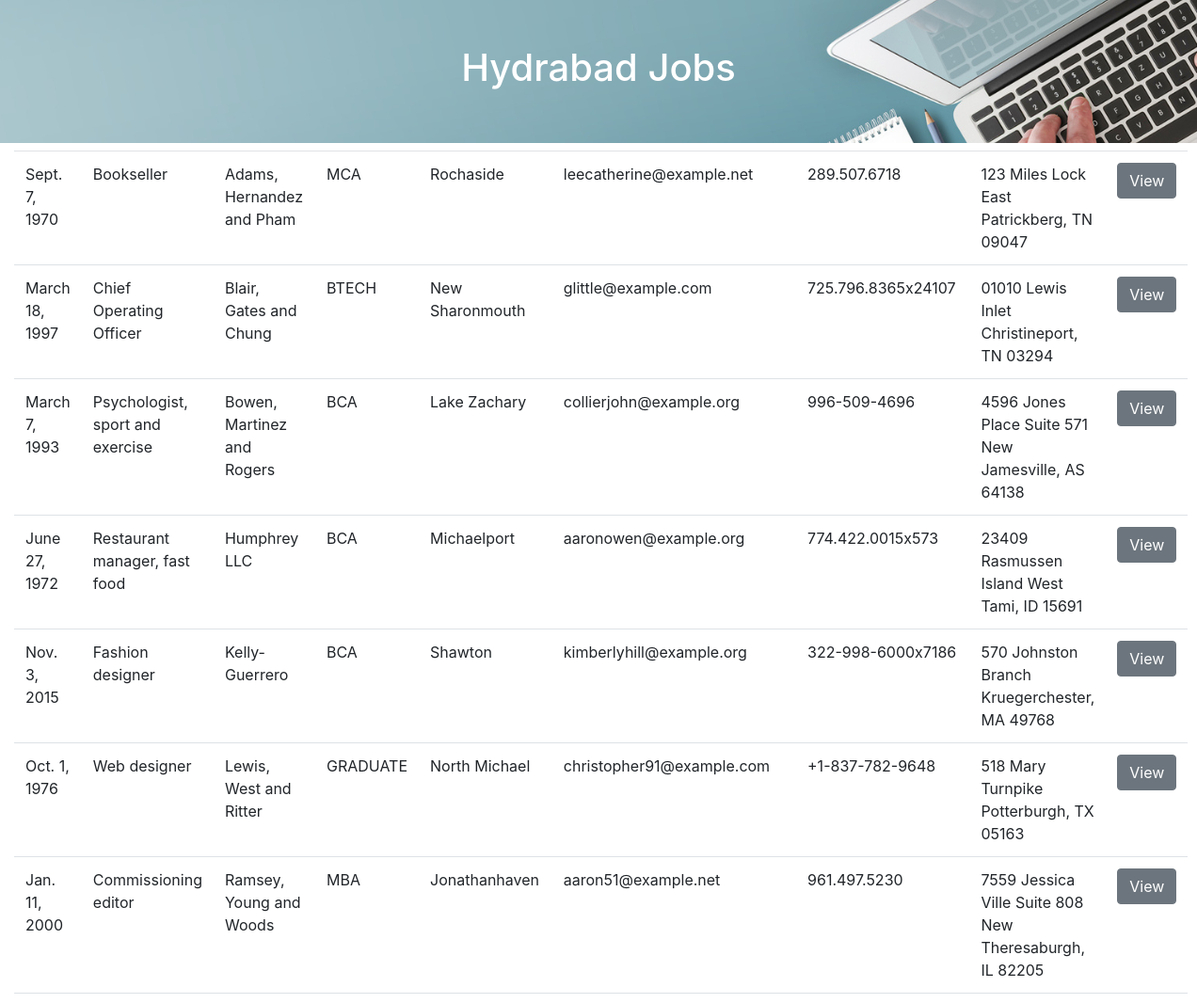
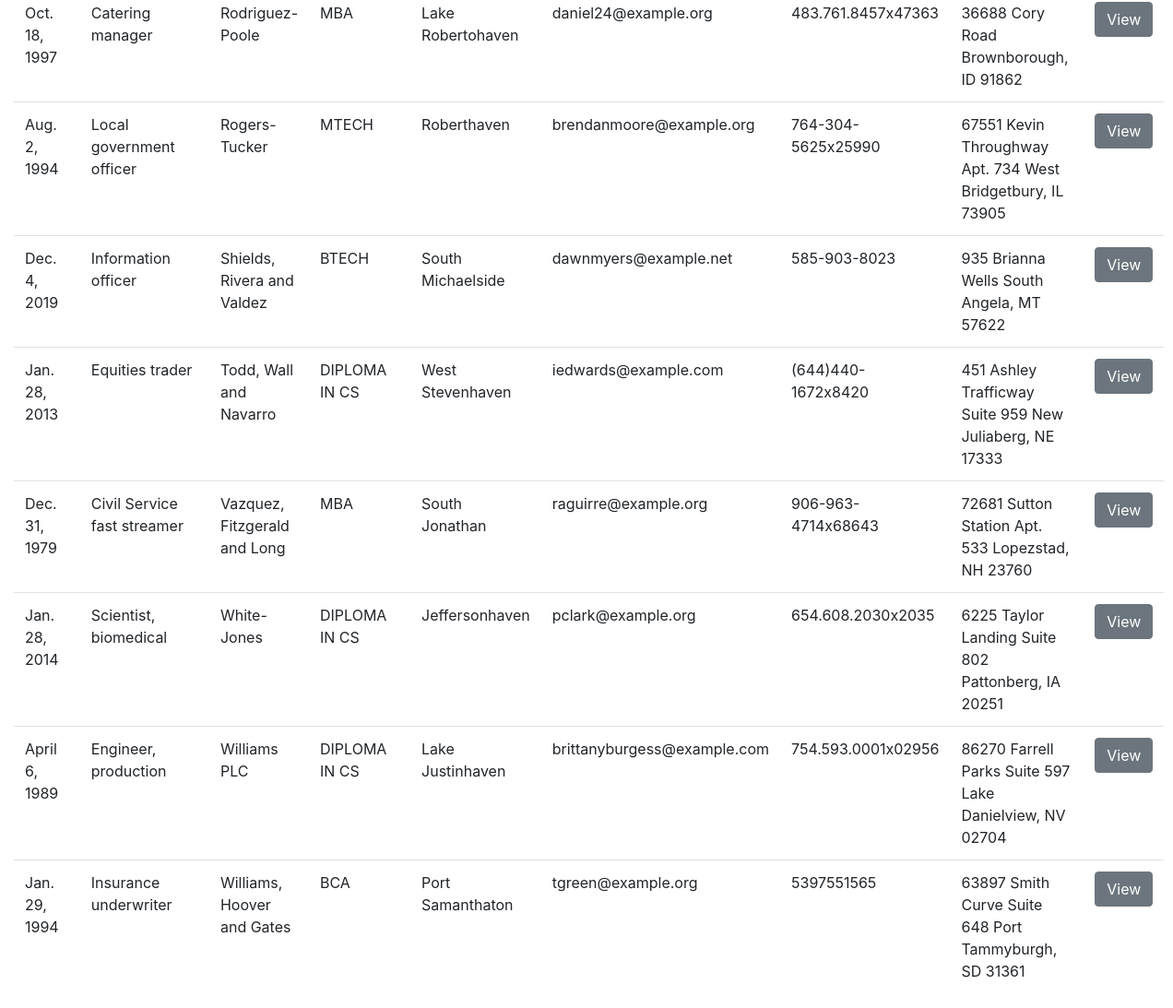
The app's page /hyd/ with its own data (2 pictures, top to bottom).
### sunnyapp/models.py (models this page shows)
class Jobs(models.Model):
    jid=models.IntegerField()
    jpdate=models.DateField()
    jtitle=models.CharField(max_length=500)
    cname=models.CharField(max_length=30)
    edu=models.CharField(max_length=20)
    loc=models.CharField(max_length=45)
    email=models.EmailField()
    phone=models.CharField(max_length=40)
    caddress=models.CharField(max_length=100)
    objects=CustomManager()

### sunnyapp/views.py (the view)
# urls.py: path('hyd/',views.Jobdata),
def Jobdata(request):
    data=Jobs.objects.filter(loc__contains='ha')
    type='hyd'
    record={"rdata":data,"title":"Hydrabad","type":type}
    return render(request,'Pages/Viewjobs.html',record)

### sunnyapp/models.py (called while the page is built)
    def get_queryset(self) -> models.QuerySet:
        return super().get_queryset().filter().order_by('cname')

### Template/Pages/Viewjobs.html (shortened to what this page needs)
<!DOCTYPE html>
{% load static %}
<html>
    <head>
        <link rel="stylesheet" href="https://cdn.jsdelivr.net/npm/bootstrap@4.6.2/dist/css/bootstrap.min.css">
        <link rel="stylesheet" href="{% static 'css/jobs.css'%}">
    </head>
    <body>
        <div class="container-div py-5">
            <h1 class="fw-bold"> {{title}} Jobs </h1>
        </div>
        <div class="container-fluid mt-2">
            <table class="table">
                <tbody>
                {% for i in rdata  %}
                <tr>
                    <td>{{i.jpdate}}</td>
                    <td>{{i.jtitle}}</td>
                    <td>{{i.cname}}</td>
                    <td>{{i.edu}}</td>
                    <td>{{i.loc}}</td>
                    <td>{{i.email}}</td>
                    <td>{{i.phone}}</td>
                    <td>{{i.caddress}}</td>
                    <td><button class="btn btn-secondary">View</button></td>
                </tr>
                 {% endfor %}
                </tbody>
              </table>
        </div>
    </body>
</html>

### Static/css/jobs.css (style rules this page uses)
.container-div { background-image:url('../img/header.png'); background-position: center; filter: blur(10); width:100%; text-align: center; padding: 35px; color: white; }

### records on screen
Jobs: jpdate "Sept. 7, 1970", jtitle "Bookseller", cname "Adams, Hernandez and Pham", edu "MCA", loc "Rochaside", email "leecatherine@example.net", phone "289.507.6718", caddress "123 Miles Lock East Patrickberg, TN 09047"
Jobs: jpdate "March 18, 1997", jtitle "Chief Operating Officer", cname "Blair, Gates and Chung", edu "BTECH", loc "New Sharonmouth", email "glittle@example.com", phone "725.796.8365x24107", caddress "01010 Lewis Inlet Christineport, TN 03294"
Jobs: jpdate "March 7, 1993", jtitle "Psychologist, sport and exercise", cname "Bowen, Martinez and Rogers", edu "BCA", loc "Lake Zachary", email "collierjohn@example.org", phone "996-509-4696", caddress "4596 Jones Place Suite 571 New Jamesville, AS 64138"
Jobs: jpdate "June 27, 1972", jtitle "Restaurant manager, fast food", cname "Humphrey LLC", edu "BCA", loc "Michaelport", email "aaronowen@example.org", phone "774.422.0015x573", caddress "23409 Rasmussen Island West Tami, ID 15691"
Jobs: jpdate "Nov. 3, 2015", jtitle "Fashion designer", cname "Kelly-Guerrero", edu "BCA", loc "Shawton", email "kimberlyhill@example.org", phone "322-998-6000x7186", caddress "570 Johnston Branch Kruegerchester, MA 49768"
Jobs: jpdate "Oct. 1, 1976", jtitle "Web designer", cname "Lewis, West and Ritter", edu "GRADUATE", loc "North Michael", email "christopher91@example.com", phone "+1-837-782-9648", caddress "518 Mary Turnpike Potterburgh, TX 05163"
Jobs: jpdate "Jan. 11, 2000", jtitle "Commissioning editor", cname "Ramsey, Young and Woods", edu "MBA", loc "Jonathanhaven", email "aaron51@example.net", phone "961.497.5230", caddress "7559 Jessica Ville Suite 808 New Theresaburgh, IL 82205"
Jobs: jpdate "Oct. 18, 1997", jtitle "Catering manager", cname "Rodriguez-Poole", edu "MBA", loc "Lake Robertohaven", email "daniel24@example.org", phone "483.761.8457x47363", caddress "36688 Cory Road Brownborough, ID 91862"
Jobs: jpdate "Aug. 2, 1994", jtitle "Local government officer", cname "Rogers-Tucker", edu "MTECH", loc "Roberthaven", email "brendanmoore@example.org", phone "764-304-5625x25990", caddress "67551 Kevin Throughway Apt. 734 West Bridgetbury, IL 73905"
Jobs: jpdate "Dec. 4, 2019", jtitle "Information officer", cname "Shields, Rivera and Valdez", edu "BTECH", loc "South Michaelside", email "dawnmyers@example.net", phone "585-903-8023", caddress "935 Brianna Wells South Angela, MT 57622"
Jobs: jpdate "Jan. 28, 2013", jtitle "Equities trader", cname "Todd, Wall and Navarro", edu "DIPLOMA IN CS", loc "West Stevenhaven", email "iedwards@example.com", phone "(644)440-1672x8420", caddress "451 Ashley Trafficway Suite 959 New Juliaberg, NE 17333"
Jobs: jpdate "Dec. 31, 1979", jtitle "Civil Service fast streamer", cname "Vazquez, Fitzgerald and Long", edu "MBA", loc "South Jonathan", email "raguirre@example.org", phone "906-963-4714x68643", caddress "72681 Sutton Station Apt. 533 Lopezstad, NH 23760"
Jobs: jpdate "Jan. 28, 2014", jtitle "Scientist, biomedical", cname "White-Jones", edu "DIPLOMA IN CS", loc "Jeffersonhaven", email "pclark@example.org", phone "654.608.2030x2035", caddress "6225 Taylor Landing Suite 802 Pattonberg, IA 20251"
Jobs: jpdate "April 6, 1989", jtitle "Engineer, production", cname "Williams PLC", edu "DIPLOMA IN CS", loc "Lake Justinhaven", email "brittanyburgess@example.com", phone "754.593.0001x02956", caddress "86270 Farrell Parks Suite 597 Lake Danielview, NV 02704"
Jobs: jpdate "Jan. 29, 1994", jtitle "Insurance underwriter", cname "Williams, Hoover and Gates", edu "BCA", loc "Port Samanthaton", email "tgreen@example.org", phone "5397551565", caddress "63897 Smith Curve Suite 648 Port Tammyburgh, SD 31361"

### other values on screen
{{ title }} "Hydrabad"
